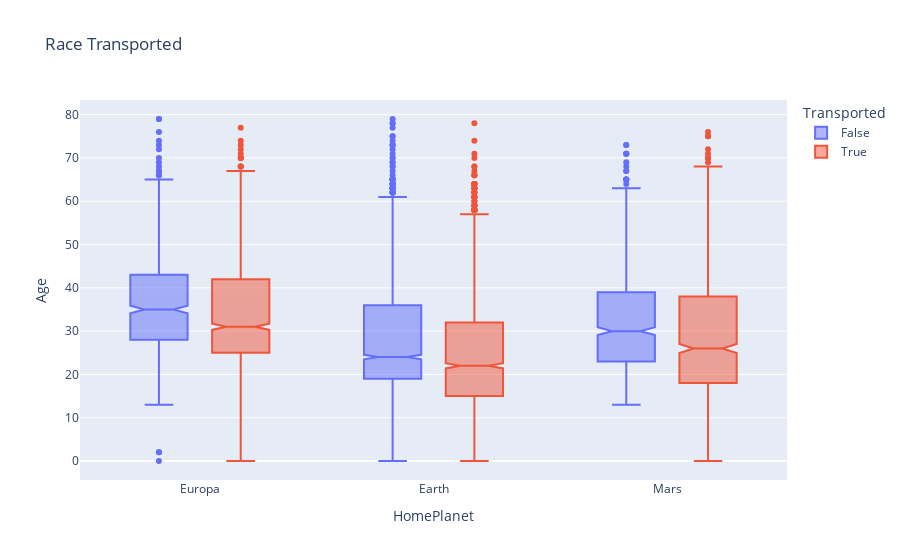

The notebook cell this image was saved under:
### Code cell
fig = px.box(
    train,
    x='HomePlanet',
    y='Age',
    color='Transported',
    notched=True,
    title='Race Transported',
    hover_data=['Spa']
)

fig.show()

### Figure 1 — Plotly figure (JSON) as saved in the notebook; plotly's stock layout.template omitted (floating-point values rounded to 4 significant figures; data arrays with more than 128 entries replaced by an {"elided": "..."} marker saying what was removed)
{"data": [{"alignmentgroup": "True", "customdata": {"elided": "4315x1 int values"}, "hovertemplate": "Transported=False<br>HomePlanet=%{x}<br>Age=%{y}<br>Spa=%{customdata[0]}<extra></extra>", "legendgroup": "False", "marker": {"color": "#636efa"}, "name": "False", "notched": true, "offsetgroup": "False", "orientation": "v", "showlegend": true, "x": {"elided": "4315 str values"}, "x0": " ", "xaxis": "x", "y": {"elided": "4315 int values"}, "y0": " ", "yaxis": "y", "type": "box"}, {"alignmentgroup": "True", "customdata": {"elided": "4378x1 int values"}, "hovertemplate": "Transported=True<br>HomePlanet=%{x}<br>Age=%{y}<br>Spa=%{customdata[0]}<extra></extra>", "legendgroup": "True", "marker": {"color": "#EF553B"}, "name": "True", "notched": true, "offsetgroup": "True", "orientation": "v", "showlegend": true, "x": {"elided": "4378 str values"}, "x0": " ", "xaxis": "x", "y": {"elided": "4378 int values"}, "y0": " ", "yaxis": "y", "type": "box"}], "layout": {"xaxis": {"anchor": "y", "domain": [0, 1], "title": {"text": "HomePlanet"}, "type": "category", "range": [-0.5161, 2.516], "autorange": true}, "yaxis": {"anchor": "x", "domain": [0, 1], "title": {"text": "Age"}, "type": "linear", "range": [-4.389, 83.39], "autorange": true}, "legend": {"title": {"text": "Transported"}, "tracegroupgap": 0}, "title": {"text": "Race Transported"}, "boxmode": "group", "autosize": true}}
